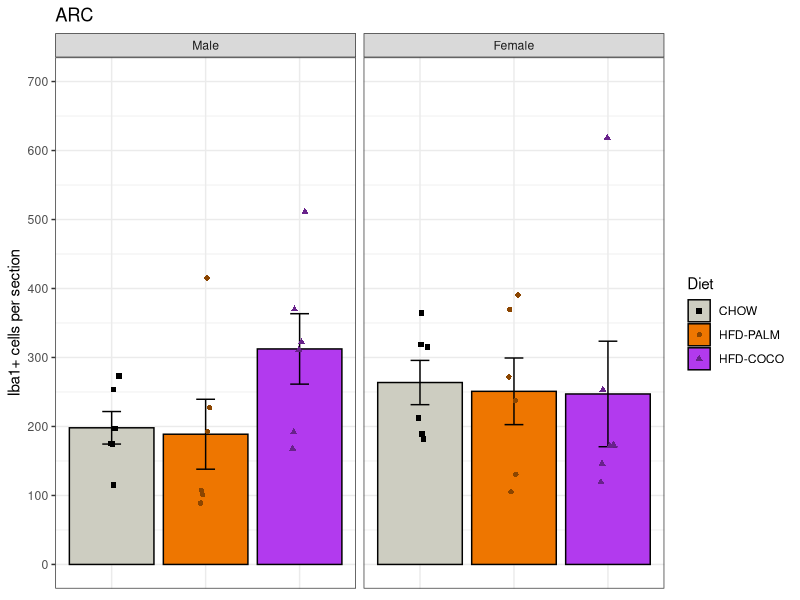
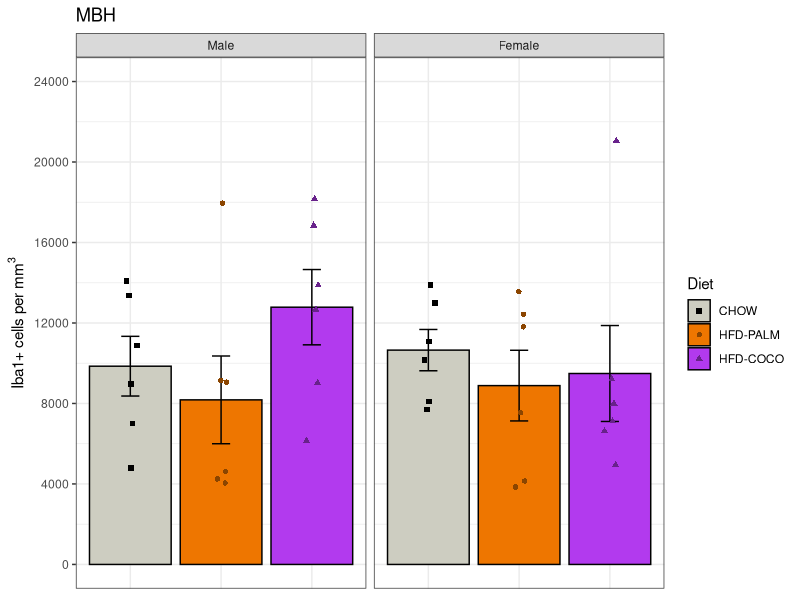
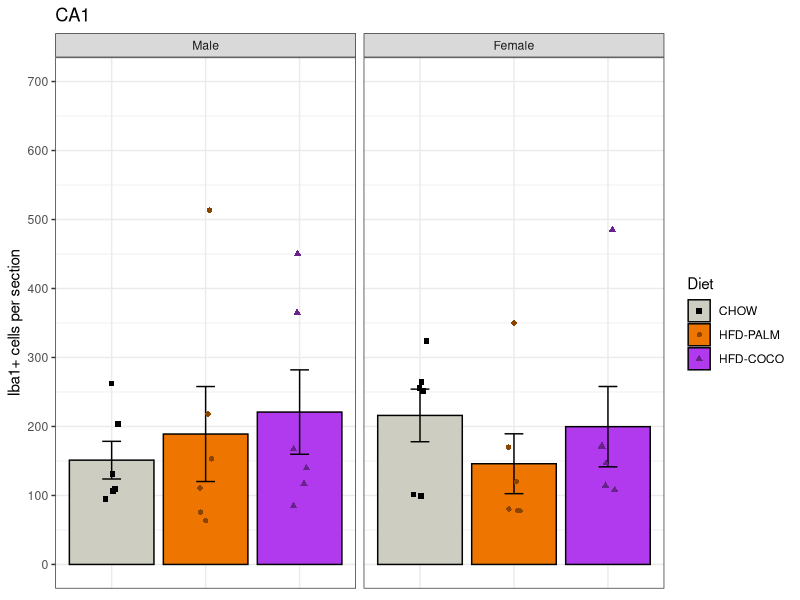
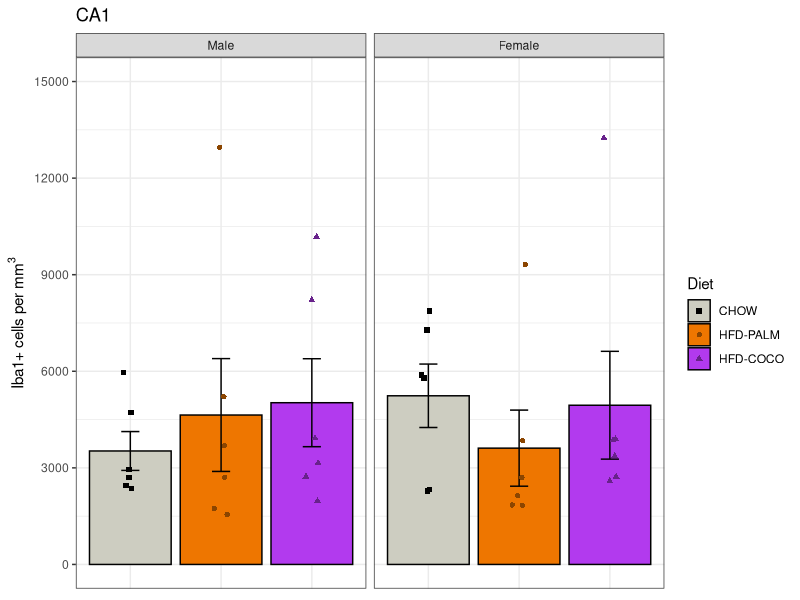
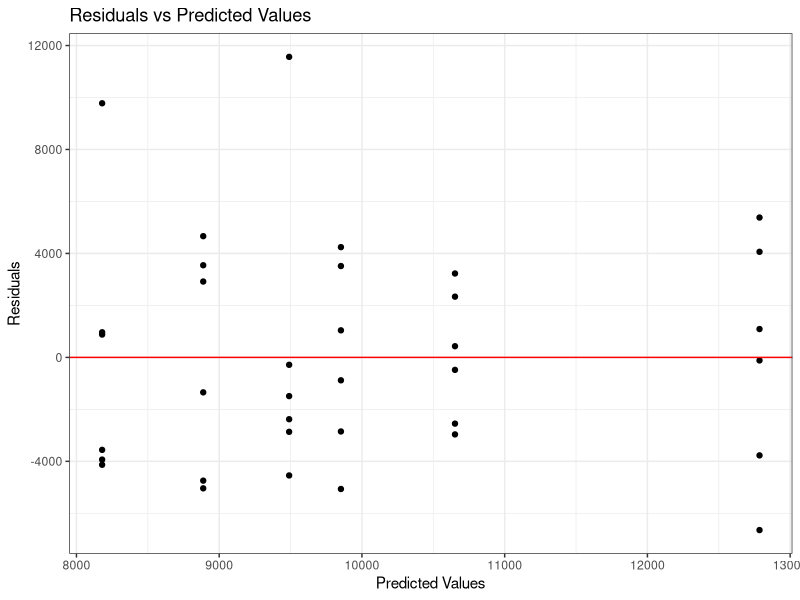
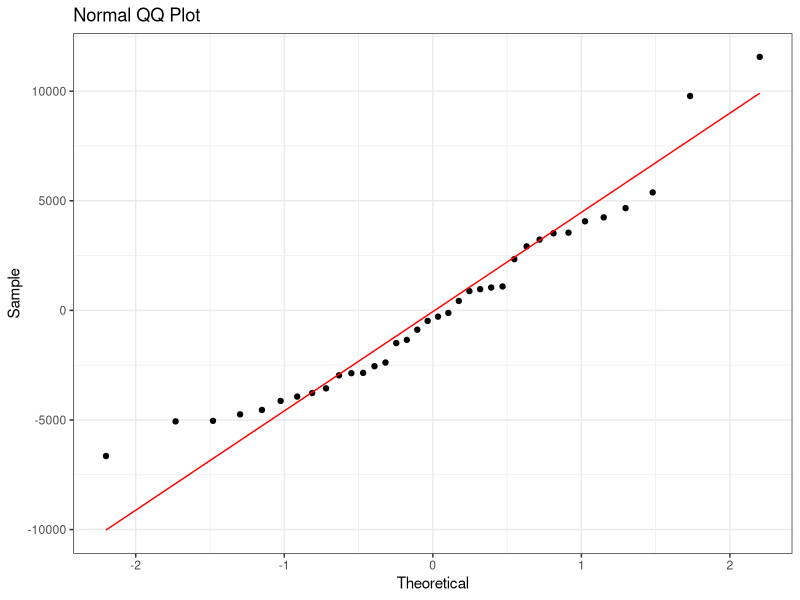
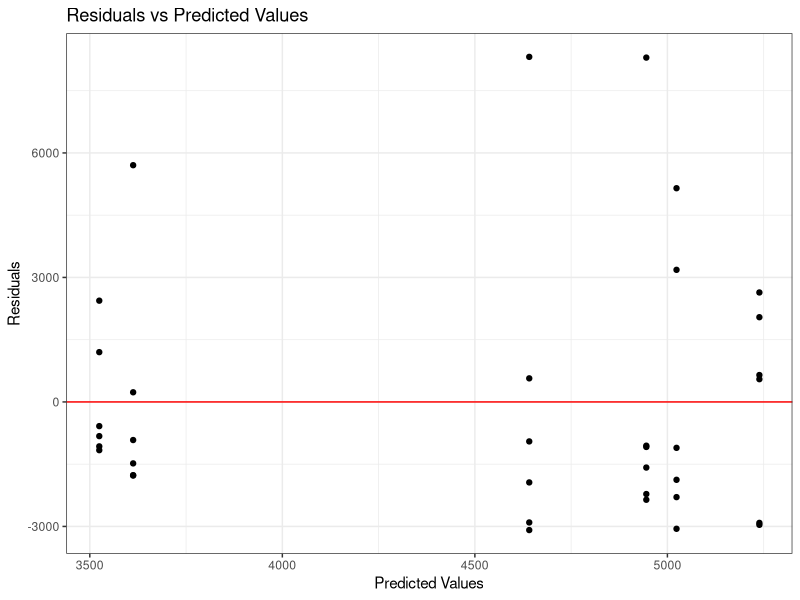
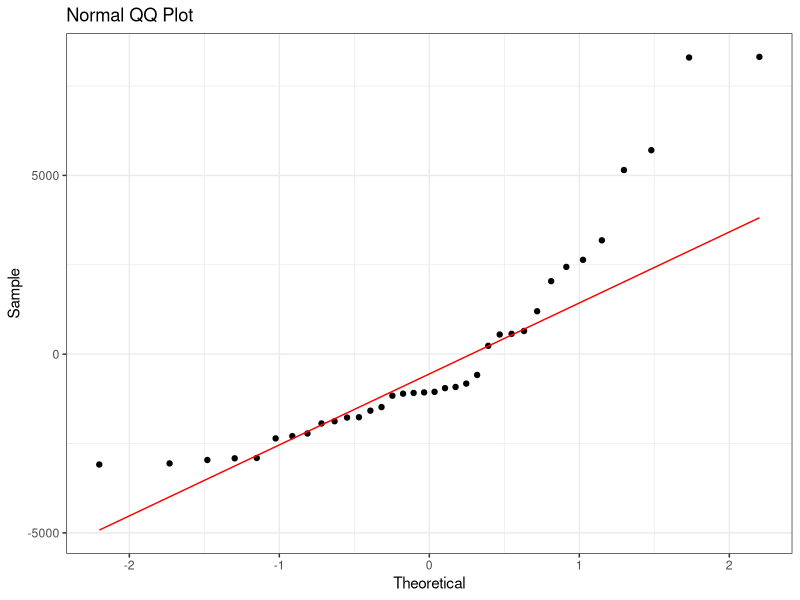

The R script that drew these images, in order:
## ---- chunk 1
#| label: load-packages
#| output: false

library("tidyverse")
library("ggpubr")
## ---- chunk 2
#| label: session-info
sessionInfo()
## ---- chunk 3
#| label: mydata

# Create a dataframe called mydata
mydata <- 
  
  # Import the data
  read_csv(
    file ="data/experiment-3-statsdata-iba1.csv",
    show_col_types = FALSE
    ) |>
  
  # Select the variables of interest 
  select(id, sex, diet, cohort, 
         arc_iba1_number_avg, arc_iba1_density_avg,
         ca1_iba1_number_avg, ca1_iba1_density_avg
         ) |>
  
  # Transform data
  mutate(
  
    # Recode categorical variables as factors
    id = factor(id),
    cohort = factor(
      cohort,
      levels = c(0, 1),
      labels = c("A", "B")
      ),
    sex = factor(
      sex,
      levels = c(0, 1),
      labels = c("Male", "Female")
      ),
    diet = factor(
      diet,
      levels = c(0, 1, 2),
      labels = c("CHOW", "HFD-PALM", "HFD-COCO")
      ),
    
    # Recode sex using sum coding
    sex_sum = C(sex, sum)
    ) |>
  
  drop_na()

# View a summary of the data
summary(mydata)
## ---- chunk 4
#| label: sample-size-total

# Compute total sample size
mydata |> 
  summarize(
    count = n()
  )
## ---- chunk 5
#| label: sample-size-grouped

# Compute grouped sample sizes
mydata |>
  group_by(sex, diet) |>
  summarize(
    count = n()
  )
## ---- chunk 6
#| label: arc-number-plot

# Create a plot object
arc_number_plot <-
  
  # Call the dataset
  mydata |>  
  
  # Plot each group's iba1+ cell number in the ARC
  ggplot(
    aes(
      x = diet, 
      y = arc_iba1_number_avg, 
      fill = diet,
      )
    ) +
  
  # Create a plot title
  ggtitle(label = "ARC") +
  
  # Facet by sex (rows)
  facet_grid(
    . ~ sex
    ) + 
  
  # Plot the observed means as bars
  stat_summary(
    fun.data = mean_se,
    geom = "bar",
    color = "black",
    position = position_dodge(0.95)
    ) +
  
  # Plot the observed standard errors as errorbars
  stat_summary(
    fun.data = mean_se,
    geom = "errorbar",
    color = "black",
    width = 0.2,
    position = position_dodge(0.95)
    ) +
  
  # Plot the individual data points
  geom_point(
    aes(
      color = diet, 
      shape = diet
      ),
    position = position_jitterdodge(
      jitter.width = 0.4,
      jitter.height = 0,
      dodge.width = 0.95
      )
    ) +
  
  # Change color title and scale
  scale_color_manual(
    name = "Diet",
    values = c(
      "CHOW"      = "black",
      "HFD-PALM"  = "darkorange4",
      "HFD-COCO"  = "darkorchid4"
      )
    ) +
  
  # Change fill title and scale
  scale_fill_manual(
    name = "Diet",
    values = c(
      "CHOW"     = "ivory3",
      "HFD-PALM" = "darkorange2",
      "HFD-COCO" = "darkorchid2"
      )
    ) +
  
  # Change shape title and scale
  scale_shape_manual(
    name = "Diet",
    values = c(
      "CHOW"      = 15,
      "HFD-PALM"  = 16,
      "HFD-COCO"  = 17
      )
    ) +
  
  # Change y-axis title and scale
  scale_y_continuous(
    name = "Iba1+ cells per section",
    limits = c(0, 700),
    breaks = seq(from = 0, to = 700, by = 100)
  ) +
  
  # Change overall plot theme
  theme_bw() + 
  
  # Rotate and adjust the x-axis tick labels
  theme(
    axis.title.x = element_blank(),
    axis.text.x  = element_blank(),
    axis.ticks.x = element_blank()
    )

# Show the plot
arc_number_plot
## ---- chunk 7
#| label: arc-density-plot

# Create a plot object
arc_density_plot <-
  
  # Call the dataset
  mydata |>  
  
  # Plot each group's iba1 cell density in the ARC
  ggplot(
    aes(
      x = diet, 
      y = arc_iba1_density_avg, 
      fill = diet,
      )
    ) +
  
  # Create a plot title
  ggtitle(label = "MBH") +
  
  # Facet by sex (rows)
  facet_grid(
    . ~ sex
    ) + 
  
  # Plot the observed means as bars
  stat_summary(
    fun.data = mean_se,
    geom = "bar",
    color = "black",
    position = position_dodge(0.95)
    ) +
  
  # Plot the observed standard errors as errorbars
  stat_summary(
    fun.data = mean_se,
    geom = "errorbar",
    color = "black",
    width = 0.2,
    position = position_dodge(0.95)
    ) +
  
  # Plot the individual data points
  geom_point(
    aes(
      color = diet, 
      shape = diet
      ),
    position = position_jitterdodge(
      jitter.width = 0.4,
      jitter.height = 0,
      dodge.width = 0.95
      )
    ) +
  
  # Change color title and scale
  scale_color_manual(
    name = "Diet",
    values = c(
      "CHOW"      = "black",
      "HFD-PALM"  = "darkorange4",
      "HFD-COCO"  = "darkorchid4"
      )
    ) +
  
  # Change fill title and scale
  scale_fill_manual(
    name = "Diet",
    values = c(
      "CHOW"     = "ivory3",
      "HFD-PALM" = "darkorange2",
      "HFD-COCO" = "darkorchid2"
      )
    ) +
  
  # Change shape title and scale
  scale_shape_manual(
    name = "Diet",
    values = c(
      "CHOW"      = 15,
      "HFD-PALM"  = 16,
      "HFD-COCO"  = 17
      )
    ) +
  
  # Change y-axis title and scale
  scale_y_continuous(
    name = bquote("Iba1+ cells per" ~ mm^3),
    limits = c(0, 24000),
    breaks = seq(from = 0, to = 24000, by = 4000)
  ) +
  
  # Change overall plot theme
  theme_bw() + 
  
  # Rotate and adjust the x-axis tick labels
  theme(
    axis.title.x = element_blank(),
    axis.text.x  = element_blank(),
    axis.ticks.x = element_blank()
    )

# Show the plot
arc_density_plot
## ---- chunk 8
#| label: ca1-number-plot

# Create a plot object
ca1_number_plot <-
  
  # Call the dataset
  mydata |>  
  
  # Plot each group's iba1 cell number in the ca1
  ggplot(
    aes(
      x = diet, 
      y = ca1_iba1_number_avg, 
      fill = diet,
      )
    ) +
  
  # Create a plot title
  ggtitle(label = "CA1") +
  
  # Facet by sex (rows)
  facet_grid(
    . ~ sex
    ) + 
  
  # Plot the observed means as bars
  stat_summary(
    fun.data = mean_se,
    geom = "bar",
    color = "black",
    position = position_dodge(0.95)
    ) +
  
  # Plot the observed standard errors as errorbars
  stat_summary(
    fun.data = mean_se,
    geom = "errorbar",
    color = "black",
    width = 0.2,
    position = position_dodge(0.95)
    ) +
  
  # Plot the individual data points
  geom_point(
    aes(
      color = diet, 
      shape = diet
      ),
    position = position_jitterdodge(
      jitter.width = 0.4,
      jitter.height = 0,
      dodge.width = 0.95
      )
    ) +
  
  # Change color title and scale
  scale_color_manual(
    name = "Diet",
    values = c(
      "CHOW"      = "black",
      "HFD-PALM"  = "darkorange4",
      "HFD-COCO"  = "darkorchid4"
      )
    ) +
  
  # Change fill title and scale
  scale_fill_manual(
    name = "Diet",
    values = c(
      "CHOW"     = "ivory3",
      "HFD-PALM" = "darkorange2",
      "HFD-COCO" = "darkorchid2"
      )
    ) +
  
  # Change shape title and scale
  scale_shape_manual(
    name = "Diet",
    values = c(
      "CHOW"      = 15,
      "HFD-PALM"  = 16,
      "HFD-COCO"  = 17
      )
    ) +
  
  # Change y-axis title and scale
  scale_y_continuous(
    name = "Iba1+ cells per section",
    limits = c(0, 700),
    breaks = seq(from = 0, to = 700, by = 100)
  ) +
  
  # Change overall plot theme
  theme_bw() + 
  
  # Rotate and adjust the x-axis tick labels
  theme(
    axis.title.x = element_blank(),
    axis.text.x  = element_blank(),
    axis.ticks.x = element_blank()
    )

# Show the plot
ca1_number_plot
## ---- chunk 9
#| label: ca1-density-plot

# Create a plot object
ca1_density_plot <-
  
  # Call the dataset
  mydata |>  
  
  # Plot each group's iba1+ cell density in the CA1 region
  ggplot(
    aes(
      x = diet, 
      y = ca1_iba1_density_avg, 
      fill = diet,
      )
    ) +
  
  # Create a plot title
  ggtitle(label = "CA1") +
  
  # Facet by sex (rows)
  facet_grid(
    . ~ sex
    ) + 
  
  # Plot the observed means as bars
  stat_summary(
    fun.data = mean_se,
    geom = "bar",
    color = "black",
    position = position_dodge(0.95)
    ) +
  
  # Plot the observed standard errors as errorbars
  stat_summary(
    fun.data = mean_se,
    geom = "errorbar",
    color = "black",
    width = 0.2,
    position = position_dodge(0.95)
    ) +
  
  # Plot the individual data points
  geom_point(
    aes(
      color = diet, 
      shape = diet
      ),
    position = position_jitterdodge(
      jitter.width = 0.4,
      jitter.height = 0,
      dodge.width = 0.95
      )
    ) +
  
  # Change color title and scale
  scale_color_manual(
    name = "Diet",
    values = c(
      "CHOW"      = "black",
      "HFD-PALM"  = "darkorange4",
      "HFD-COCO"  = "darkorchid4"
      )
    ) +
  
  # Change fill title and scale
  scale_fill_manual(
    name = "Diet",
    values = c(
      "CHOW"     = "ivory3",
      "HFD-PALM" = "darkorange2",
      "HFD-COCO" = "darkorchid2"
      )
    ) +
  
  # Change shape title and scale
  scale_shape_manual(
    name = "Diet",
    values = c(
      "CHOW"      = 15,
      "HFD-PALM"  = 16,
      "HFD-COCO"  = 17
      )
    ) +
  
  # Change y-axis title and scale
  scale_y_continuous(
    name = bquote("Iba1+ cells per" ~ mm^3),
    limits = c(0, 15000),
    breaks = seq(from = 0, to = 15000, by = 3000)
  ) +
  
  # Change overall plot theme
  theme_bw() + 
  
  # Rotate and adjust the x-axis tick labels
  theme(
    axis.title.x = element_blank(),
    axis.text.x  = element_blank(),
    axis.ticks.x = element_blank()
    )

# Show the plot
ca1_density_plot
## ---- chunk 10
#| label: model-arc

# Build the model
model_arc <- lm(
  arc_iba1_density_avg ~ sex_sum * diet,
  data = mydata
)
## ---- chunk 11
#| label: model-arc-fits

# Add the fitted and residual values to the dataset
model_arc_fits <- 
  mydata |>
  mutate(
    fits = c(fitted(model_arc)),
    resids = c(residuals(model_arc))
  )
## ---- chunk 12
#| label: model-arc-residuals-plot

# Create a residuals plot to check for linearity and homoskedasticity
model_arc_residuals_plot <-
  model_arc_fits |>
  ggplot(
    aes(x = fits, y = resids)
  ) +
  
  # Plot individual data points
  geom_point() +
  
  # Plot a horizontal line at y = 0
  geom_hline(yintercept = 0, col = "red") + 
  
  # Change aesthetics
  labs(
    title = "Residuals vs Predicted Values",
    x = "Predicted Values",
    y = "Residuals"
  ) +
  theme_bw() 

# Show the plot
model_arc_residuals_plot
## ---- chunk 13
#| label: model1-qq-plot

# Create a QQ plot to check for normality
model_arc_qq_plot <-
  model_arc_fits |>
  ggplot(
    aes(sample = resids)
  ) +
  
  # Plot points and qq line
  geom_qq() +
  geom_qq_line(col = "red") +
  
  # Change aesthestics
  labs(
    title = "Normal QQ Plot",
    x = "Theoretical",
    y = "Sample"
  ) +
  theme_bw() 

# Show the plot
model_arc_qq_plot
## ---- chunk 14
#| label: model-arc-omnibus

# Perform omnibus F tests
model_arc |> anova()
## ---- chunk 15
# Produce summary output
model_arc |> summary()
## ---- chunk 16
#| label: model-ca1

# Build the model
model_ca1 <- lm(
  ca1_iba1_density_avg ~ sex_sum * diet,
  data = mydata
)
## ---- chunk 17
#| label: model-ca1-fits

# Add the fitted and residual values to the dataset
model_ca1_fits <- 
  mydata |>
  mutate(
    fits = c(fitted(model_ca1)),
    resids = c(residuals(model_ca1))
  )
## ---- chunk 18
#| label: model-ca1-residuals-plot

# Create a residuals plot to check for linearity and homoskedasticity
model_ca1_residuals_plot <-
  model_ca1_fits |>
  ggplot(
    aes(x = fits, y = resids)
  ) +
  
  # Plot individual data points
  geom_point() +
  
  # Plot a horizontal line at y = 0
  geom_hline(yintercept = 0, col = "red") + 
  
  # Change aesthetics
  labs(
    title = "Residuals vs Predicted Values",
    x = "Predicted Values",
    y = "Residuals"
  ) +
  theme_bw() 

# Show the plot
model_ca1_residuals_plot
## ---- chunk 19
#| label: model-ca1-qq-plot

# Create a QQ plot to check for normality
model_ca1_qq_plot <-
  model_ca1_fits |>
  ggplot(
    aes(sample = resids)
  ) +
  
  # Plot points and qq line
  geom_qq() +
  geom_qq_line(col = "red") +
  
  # Change aesthestics
  labs(
    title = "Normal QQ Plot",
    x = "Theoretical",
    y = "Sample"
  ) +
  theme_bw() 

# Show the plot
model_ca1_qq_plot
## ---- chunk 20
# Perform omnibus F tests
model_ca1 |> anova()
## ---- chunk 21
# Produce summary output
model_ca1 |> summary()
## ---- chunk 22
#| label: arranged-plot

# Combine the plots for each brain region into a single, multi-panel plot
arranged_plot <- 
  ggarrange(
    arc_density_plot, ca1_density_plot,
    nrow = 1, ncol = 2,
    # labels = c("A", "B", "C", "D"),
    common.legend = T
  )

# Show the plot
arranged_plot
